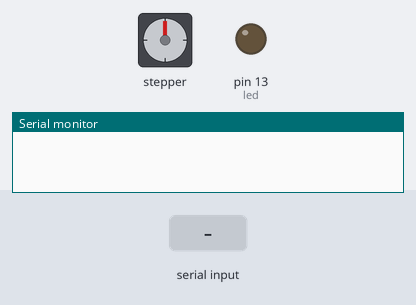
Bench run of a sketch on a simulated Arduino Uno, built with avr-gcc and run on an emulated ATmega328P. On the bench: stepper motor, output pins drawn as LEDs (lit = HIGH), the last lines printed to the serial monitor. The test bench sets the inputs (shaded band). Stepper angles assume 200 steps per turn.

Above: at 1.2 s.
1.3 s: "<90,45>" received over Serial
At 2.4 s:
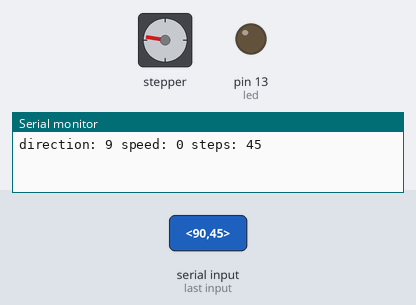
2.8 s: "<30,150>" received over Serial
At 3.6 s:
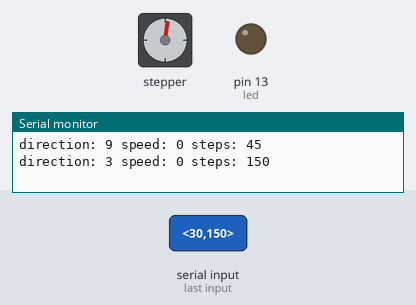
4.3 s: "<5>" received over Serial
At 5.5 s:
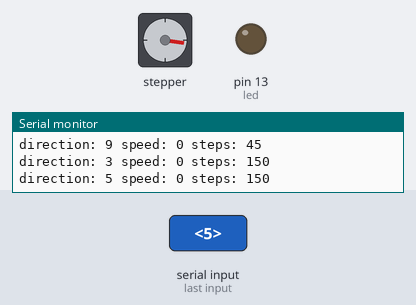
5.8 s: "<90>" received over Serial
At 6.9 s:
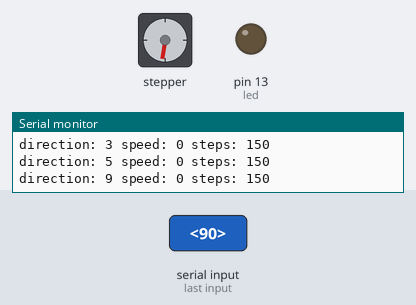
7.3 s: "<90,45>" received over Serial
At 8.2 s:
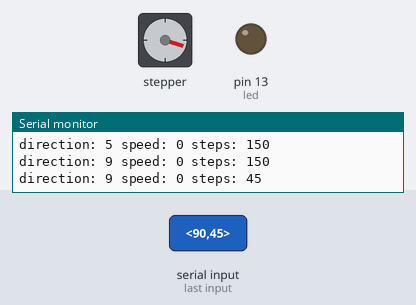
8.8 s: "<0>" received over Serial
At 9.2 s:
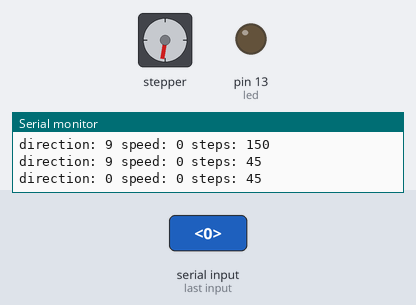
Timing chart, 0 to 11.3 s (numbered marks = the images above; inputs shaded):
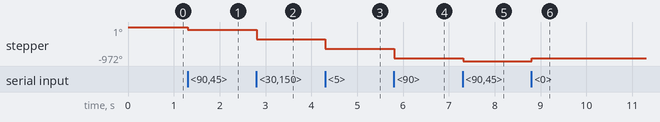

Measured:
- after the input at 1.3 s, stepper: turns 81° counter-clockwise, starting at once
- after the input at 2.8 s, stepper: turns 270° counter-clockwise, starting at once
- after the input at 4.3 s, stepper: turns 270° counter-clockwise, starting at once
- after the input at 5.8 s, stepper: turns 270° counter-clockwise, starting at once
- after the input at 7.3 s, stepper: turns 81° counter-clockwise, starting at once
- after the input at 8.8 s, stepper: turns 81° clockwise, starting at once

The sketch:

stepper_motor.ino
```cpp
//  libraries
#include <Stepper.h>

//  buffer containing the data
char inData[50];
//  index used for buffer
byte index;
//  set start and end of packet of data sent
#define SOP '<'
#define EOP '>'
//  and it's semaphore lights
bool started = false;
bool ended = false;
//  led
int led = 13;
//  the 3 variables of interest (default values)
int _dir = 0, _speed = 60, _steps = 200;
//  the stepper
Stepper myStepper(_steps, 2,3);


//  setup
void setup(){
  myStepper.setSpeed(_speed);
  Serial.begin(9600);
  pinMode(led, OUTPUT);
  memset(inData, '\0', 50);
}


//  loop
void loop() {

  //  saving serial data into buffer
  while (Serial.available() > 0) {
    char inChar = Serial.read();

    if (inChar == SOP)
    {
      index = 0;
      inData[index] = '\0';
      started = true;
      ended = false;
    }
    else if (inChar == EOP)
    {
      ended = true;
      break;
    }
    else
    {
      if (index < 49)
      {
        inData[index] = inChar;
        index++;
        inData[index] = '\0';
      }
    }
  }

  //  check packet
  if (started && ended)
  {
    //  process the packet

    //  get direction (first char)
    _dir = inData[0] - '0';

    //  get speed (next 2 chars)
    char speedTemp[3];
    speedTemp[0] = inData[1];
    speedTemp[1] = inData[2];
    speedTemp[2] = '\0';
    _speed = atoi(speedTemp);

    //  get number of steps (next - the last - 3 chars)
    char stepsTemp[4];
    stepsTemp[0] = inData[3];
    stepsTemp[1] = inData[4];
    stepsTemp[2] = inData[5];
    stepsTemp[3] = '\0';
    _steps = atoi(stepsTemp);

    //  Print check for values
    Serial.print("direction: ");
    Serial.print(_dir);
    Serial.print(" speed: ");
    Serial.print(_speed);
    Serial.print(" steps: ");
    Serial.println(_steps);

    //  command the stepper
    myStepper.setSpeed(_speed);
    if (_dir == 0) {
      myStepper.step(_steps);
      delay(500);
    } else {
      myStepper.step(-_steps);
      delay(500);
    }

    //  reset for the next packet
    started = false;
    ended = false;
    index = 0;
    inData[index] = '\0';
  }

}
```
